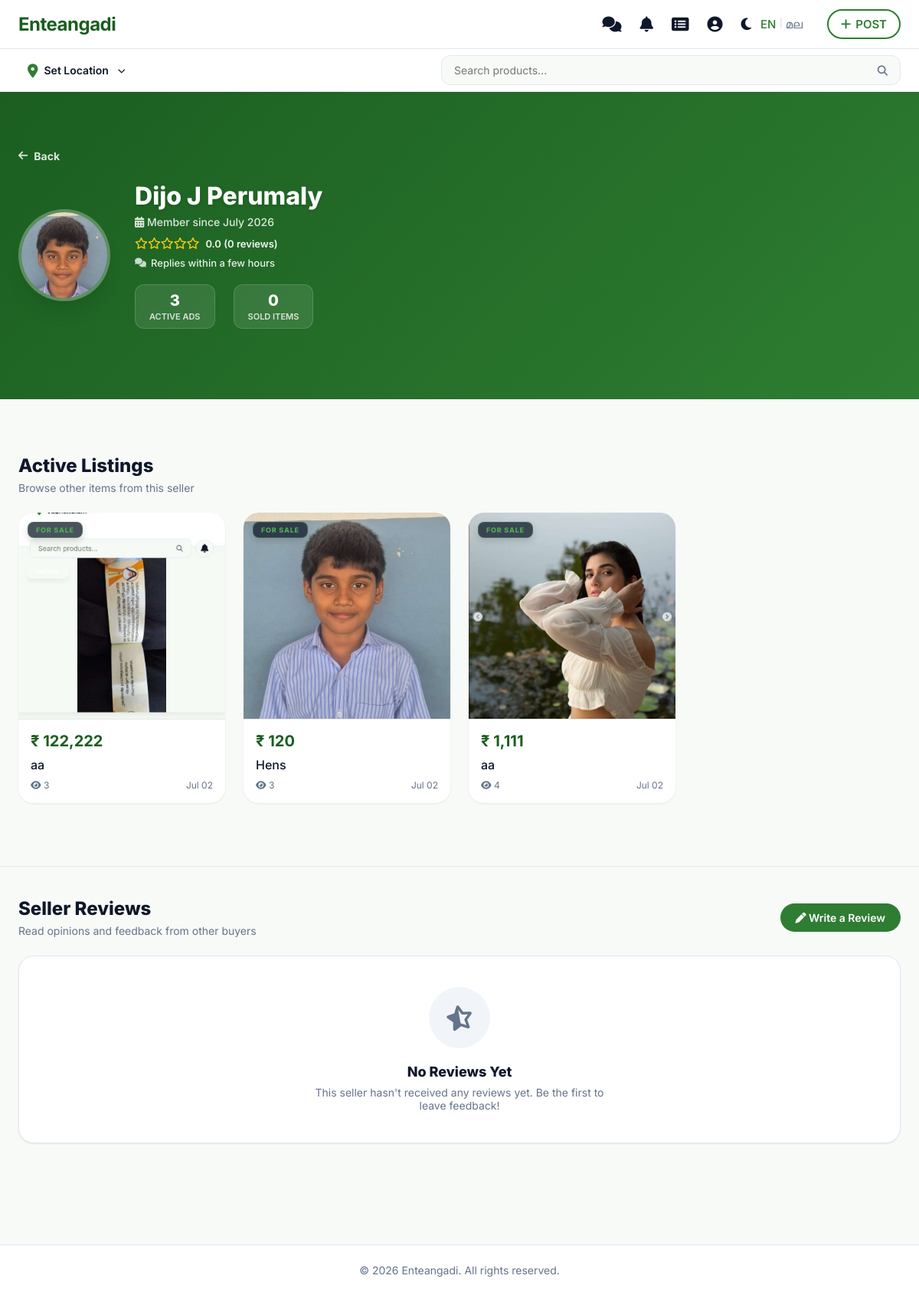
Screenshot of /user/view_profile.php?id=8 (signed in) with the database file from the repository.
### tables this page shows
CREATE TABLE `users` (
  `id` int(11) NOT NULL AUTO_INCREMENT,
  `username` varchar(100) NOT NULL,
  `email` varchar(155) DEFAULT NULL,
  `phone_number` varchar(20) NOT NULL,
  `phone` varchar(20) DEFAULT NULL,
  `profile_picture` varchar(255) DEFAULT NULL,
  `password` varchar(255) NOT NULL,
  `role` enum('user','admin') DEFAULT 'user',
  `is_admin` tinyint(1) DEFAULT 0,
  `permissions` text DEFAULT NULL,
  `session_token` varchar(255) DEFAULT NULL,
  `last_activity` timestamp NULL DEFAULT NULL,
  `created_at` timestamp NOT NULL DEFAULT current_timestamp(),
  `tut_home` tinyint(1) DEFAULT 0,
  `tut_post` tinyint(1) DEFAULT 0,
  `tut_profile` tinyint(1) DEFAULT 0,
  `tut_inbox` tinyint(1) DEFAULT 0,
  `is_verified` tinyint(1) DEFAULT 0,
  PRIMARY KEY (`id`),
  UNIQUE KEY `phone_number` (`phone_number`),
  UNIQUE KEY `email` (`email`)
);

CREATE TABLE `products` (
  `id` int(11) NOT NULL AUTO_INCREMENT,
  `unique_id` varchar(20) DEFAULT NULL,
  `user_id` int(11) NOT NULL,
  `category_id` int(11) NOT NULL,
  `title` varchar(255) NOT NULL,
  `description` text DEFAULT NULL,
  `price` decimal(10,2) NOT NULL,
  `type` enum('sell','buy','rent') DEFAULT 'sell',
  `expiry_date` date DEFAULT NULL,
  `whatsapp_number` varchar(20) DEFAULT NULL,
  `phone_number` varchar(20) DEFAULT NULL,
  `location_name` varchar(255) DEFAULT NULL,
  `latitude` decimal(10,8) DEFAULT NULL,
  `longitude` decimal(11,8) DEFAULT NULL,
  `status` enum('active','deleted','sold','expired','pending','inactive') DEFAULT 'active',
  `status_reason` text DEFAULT NULL,
  `is_verified` tinyint(1) DEFAULT 0,
  `is_notified` tinyint(1) DEFAULT 0,
  `views` int(11) DEFAULT 0,
  `created_at` timestamp NOT NULL DEFAULT current_timestamp(),
  `updated_at` timestamp NOT NULL DEFAULT current_timestamp() ON UPDATE current_timestamp(),
  PRIMARY KEY (`id`),
  UNIQUE KEY `unique_id` (`unique_id`),
  KEY `user_id` (`user_id`),
  KEY `category_id` (`category_id`),
  KEY `idx_products_status_created` (`status`,`created_at`),
  CONSTRAINT `products_ibfk_1` FOREIGN KEY (`user_id`) REFERENCES `users` (`id`) ON DELETE CASCADE,
  CONSTRAINT `products_ibfk_2` FOREIGN KEY (`category_id`) REFERENCES `categories` (`id`) ON DELETE CASCADE
);

### includes/helpers.php (called while the page is built, shortened)
<?php
if (!function_exists('getUserTrustMetrics')) {
    function getUserTrustMetrics($user_id)
    {
        global $pdo;
        $stmt_r = $pdo->prepare("SELECT COALESCE(AVG(rating), 0) as avg_rating, COUNT(*) as review_count FROM user_ratings WHERE reviewee_id = ?");
        $stmt_r->execute([$user_id]);
        $rating_data = $stmt_r->fetch();
        $avg_rating = round(floatval($rating_data['avg_rating']), 1);
        $review_count = intval($rating_data['review_count']);
        $stmt_u = $pdo->prepare("SELECT created_at, email, phone_number, is_verified FROM users WHERE id = ?");
        $stmt_u->execute([$user_id]);
        $user_data = $stmt_u->fetch();
        $member_since = $user_data ? date('F Y', strtotime($user_data['created_at'])) : 'Unknown';
        $is_verified = $user_data ? (bool)$user_data['is_verified'] : false;
        $email_verified = $is_verified;
        $phone_verified = $is_verified;
        $stmt_msgs = $pdo->prepare("
            SELECT m1.created_at as received_at, MIN(m2.created_at) as replied_at
            FROM messages m1
            JOIN messages m2 ON m1.product_id = m2.product_id
                            AND m1.sender_id = m2.receiver_id
                            AND m1.receiver_id = m2.sender_id
                            AND m2.created_at > m1.created_at
            WHERE m1.receiver_id = ?
            GROUP BY m1.id
        ");
        $stmt_msgs->execute([$user_id]);
        $pairs = $stmt_msgs->fetchAll();
        $reply_count = 0;
        $response_time = "Replies within a few hours";
        return [
            'avg_rating' => $avg_rating,
            'review_count' => $review_count,
            'member_since' => $member_since,
            'email_verified' => $email_verified,
            'phone_verified' => $phone_verified,
            'response_time' => $response_time
        ];
    }
}

### user/view_profile.php (the view, shortened to what this page needs)
<?php
require_once '../config.php';
$view_user_id = $_GET['id'] ?? 0;
$user_stmt = $pdo->prepare("SELECT username, email, phone_number, profile_picture, created_at FROM users WHERE id = ?");
$user_stmt->execute([$view_user_id]);
$view_user = $user_stmt->fetch();
$ad_stmt = $pdo->prepare("
    SELECT p.*,
    (SELECT image_path FROM product_images pi WHERE pi.product_id = p.id LIMIT 1) as main_image,
    (SELECT COUNT(*) FROM wishlist w WHERE w.product_id = p.id) as like_count
    FROM products p
    WHERE p.user_id = ? AND p.status = 'active'
    ORDER BY p.created_at DESC
");
$ad_stmt->execute([$view_user_id]);
$active_ads = $ad_stmt->fetchAll();
$count_active = $pdo->prepare("SELECT COUNT(*) FROM products WHERE user_id = ? AND status = 'active'");
$count_active->execute([$view_user_id]);
$total_active_ads = $count_active->fetchColumn();
$count_sold = $pdo->prepare("SELECT COUNT(*) FROM products WHERE user_id = ? AND status = 'sold'");
$count_sold->execute([$view_user_id]);
$total_sold_ads = $count_sold->fetchColumn();
require_once '../includes/helpers.php';
$metrics = getUserTrustMetrics($view_user_id);
$reviews_stmt = $pdo->prepare("
    SELECT r.*, u.username as reviewer_name, u.profile_picture as reviewer_pic
    FROM user_ratings r
    JOIN users u ON r.reviewer_id = u.id
    WHERE r.reviewee_id = ?
    ORDER BY r.created_at DESC
");
$reviews_stmt->execute([$view_user_id]);
$reviews = $reviews_stmt->fetchAll();
$can_review = false;
if (isset($_SESSION['user_id']) && $_SESSION['user_id'] != $view_user_id) {
    $can_review = true;
}
require_once '../includes/header.php';
?>
<div class="view-profile-wrapper">
    <div class="profile-hero-card-premium">
        <div class="container">
            <div class="profile-nav-back">
                <a href="javascript:history.back()" class="btn-profile-back">
                    <i class="fa fa-arrow-left"></i> <span>Back</span>
                </a>
            </div>
            <div class="profile-hero-content-view">
                <div class="profile-avatar-wrapper-view">
                    <?php if (!empty($view_user['profile_picture'])): ?>
                        <img src="<?= $base_url . '/' . htmlspecialchars($view_user['profile_picture']) ?>" alt="Profile"
                            class="profile-avatar-img-view" onerror="this.style.display='none'; document.getElementById('profile-avatar-fallback').style.display='flex';">
                    <?php endif; ?>
                </div>
                <div class="profile-titles-view">
                    <div style="display: flex; align-items: center; gap: 10px; flex-wrap: wrap;">
                        <h1 style="margin: 0; font-size: 32px; font-weight: 800;"><?= htmlspecialchars($view_user['username']) ?></h1>
                    </div>
                    <p class="member-since" style="margin: 6px 0 0 0;"><i class="fa fa-calendar-alt"></i> Member since <?= htmlspecialchars($metrics['member_since']) ?></p>
                    <div class="profile-rating-stars-row" style="margin-top: 10px; display: flex; align-items: center; gap: 8px;">
                        <div style="color: #facc15; font-size: 15px;">
                            <?php
                            $stars = round($metrics['avg_rating']);
                            for ($i = 1; $i <= 5; $i++) {
                                if ($i <= $stars) {
                                    echo '<i class="fa fa-star"></i>';
                                } else {
                                    echo '<i class="far fa-star"></i>';
                                }
                            }
                            ?>
                        </div>
                        <span style="font-size: 13px; font-weight: 600; color: rgba(255,255,255,0.95);">
                            <?= number_format($metrics['avg_rating'], 1) ?> (<?= $metrics['review_count'] ?> <?= $metrics['review_count'] == 1 ? 'review' : 'reviews' ?>)
                        </span>
                    </div>
                    <div style="margin-top: 8px; font-size: 13px; color: rgba(255,255,255,0.9); font-weight: 500; display: flex; align-items: center; gap: 6px;">
                        <i class="fa fa-comments" style="font-size: 12px; opacity: 0.85;"></i> <?= htmlspecialchars($metrics['response_time']) ?>
                    </div>
                    <div class="profile-stats-row-view" style="margin-top: 20px;">
                        <div class="stat-box-view">
                            <span class="stat-number"><?= $total_active_ads ?></span>
                            <span class="stat-label">Active Ads</span>
                        </div>
                        <div class="stat-box-view">
                            <span class="stat-number"><?= $total_sold_ads ?></span>
                            <span class="stat-label">Sold Items</span>
                        </div>
                    </div>
                </div>
            </div>
        </div>
    </div>
    <div class="container active-listings-container">
        <div class="section-header-premium">
            <h2>Active Listings</h2>
            <p>Browse other items from this seller</p>
        </div>
        <?php if (empty($active_ads)): ?>
            <div class="empty-state-view-profile">
                <div class="empty-illustration">
                    <i class="fa fa-layer-group"></i>
                </div>
                <h3>No Active Listings</h3>
                <p>This user hasn't posted any active advertisements recently.</p>
            </div>
        <?php else: ?>
            <div class="product-grid" style="margin-top: 20px;">
                <?php foreach ($active_ads as $ad): ?>
                    <a href="../product.php?id=<?= $ad['id'] ?>" class="product-card" style="text-decoration: none;">
                        <?php if ($ad['type'] == 'buy'): ?>
                            <div class="badge-wanted">Wanted</div>
                        <?php else: ?>
                            <div class="badge-selling">For Sale</div>
                        <?php endif; ?>
                        <?php if ($ad['main_image']): ?>
                            <img src="../<?= htmlspecialchars($ad['main_image']) ?>" loading="lazy"
                                alt="<?= htmlspecialchars($ad['title']) ?>" class="product-card-image">
                        <?php endif; ?>
                        <div class="product-card-content">
                            <div class="product-card-price">₹ <?= number_format($ad['price'], 0) ?></div>
                            <div class="product-card-title"><?= htmlspecialchars($ad['title']) ?></div>
                            <div class="product-card-meta">
                                <span><i class="fa fa-eye"></i> <?= number_format($ad['views']) ?></span>
                                <span><?= date('M d', strtotime($ad['created_at'])) ?></span>
                            </div>
                        </div>
                    </a>
                <?php endforeach; ?>
            </div>
        <?php endif; ?>
    </div>
    <div class="container active-listings-container" style="margin-top: 50px; border-top: 1px solid var(--border-color); padding-top: 40px; margin-bottom: 40px;">
        <div style="display: flex; justify-content: space-between; align-items: center; margin-bottom: 24px; flex-wrap: wrap; gap: 12px;">
            <div class="section-header-premium" style="margin: 0;">
                <h2>Seller Reviews</h2>
                <p>Read opinions and feedback from other buyers</p>
            </div>
            <?php if ($can_review): ?>
                <button onclick="document.getElementById('review-modal').style.display='flex'" class="btn-primary" style="padding: 10px 20px; font-size: 14px; border-radius: 24px;">
                    <i class="fa fa-pen"></i> Write a Review
                </button>
            <?php endif; ?>
        </div>
        <?php if (empty($reviews)): ?>
            <div class="empty-state-view-profile" style="padding: 40px 20px;">
                <div class="empty-illustration">
                    <i class="fa fa-star-half-alt"></i>
                </div>
                <h3>No Reviews Yet</h3>
                <p>This seller hasn't received any reviews yet. Be the first to leave feedback!</p>
            </div>
        <?php endif; ?>
    </div>
</div>
<?php require_once '../includes/footer.php'; ?>

### rows the page displays
users: profile_picture (picture), username "Dijo J Perumaly"
products: type "FOR SALE", shows a picture, price "122,222", title "aa", views "3", created_at "Jul 02"
products: type "FOR SALE", shows a picture, price "120", title "Hens", views "3", created_at "Jul 02"
products: type "FOR SALE", shows a picture, price "1,111", title "aa", views "4", created_at "Jul 02"

### other values shown
$app_settings['app_name'] "Enteangadi"
__('post_ad') "POST"
$_SESSION['user_location']['name'] "Set Location"
$metrics['member_since'] "July 2026"
$metrics['avg_rating'] "0.0"
$metrics['review_count'] "0"
$metrics['response_time'] "Replies within a few hours"
$total_active_ads "3"
$total_sold_ads "0"
